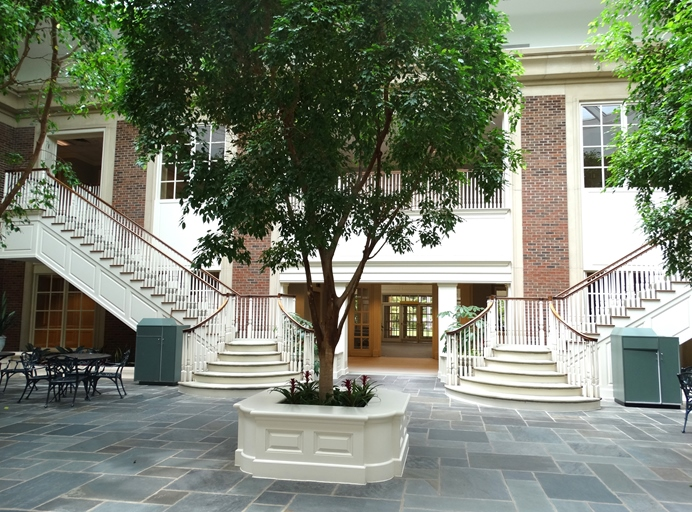
#> input picture trabalho1/img/im1.jpg, 692 x 512 px
$ python ipi_t1_q1.py
#> lines starting #> are read from the running program, lines starting #| are printed output that depends on the picture
import cv2 as cv
import numpy as np

def im_chscaledepth (img, bit_out, dim):
	if (len(img.shape) == 3):
		row, col, ch = img.shape
	else:
		row, col = img.shape
		#n_row = row*dim
		#n_col = col*dim
	period = int(256/2**bit_out)
	step = int(255//(2**bit_out-1))
	output = img.copy()
	output = (output//period)*step
	print(bit_out)

	cv.imshow('image', output)
	cv.waitKey(0)
	#cv.destroyAllWindows()

	return output


test1 = cv.imread("img/im1.jpg")
#> test1 is the input picture: shape (512, 692, 3); mean B, G, R 113.6, 129.9, 122.5
test2 = cv.imread("img/im1.jpg", cv.IMREAD_GRAYSCALE)
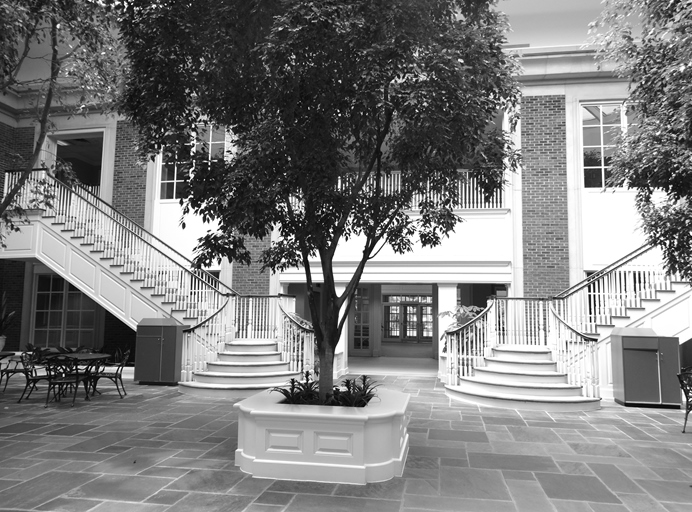
#> test2: shape (512, 692); min 0, max 255, mean 125.8

im_chscaledepth(test2,8,0)
im_chscaledepth(test2,7,0)
im_chscaledepth(test2,6,0)
im_chscaledepth(test2,5,0)
im_chscaledepth(test2,4,0)
im_chscaledepth(test2,3,0)
#> in im_chscaledepth (call 6), `output = (output//period)*step`:
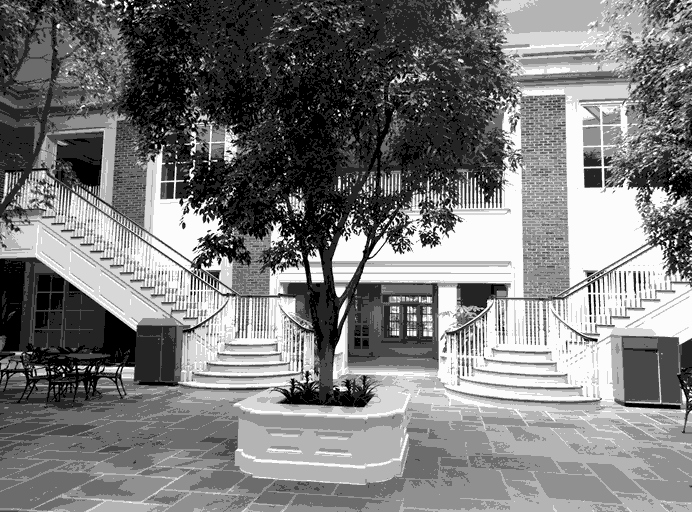
#> output: shape (512, 692); min 0, max 252, mean 122.7
im_chscaledepth(test2,2,0)
#> in im_chscaledepth (call 7), `output = (output//period)*step`:
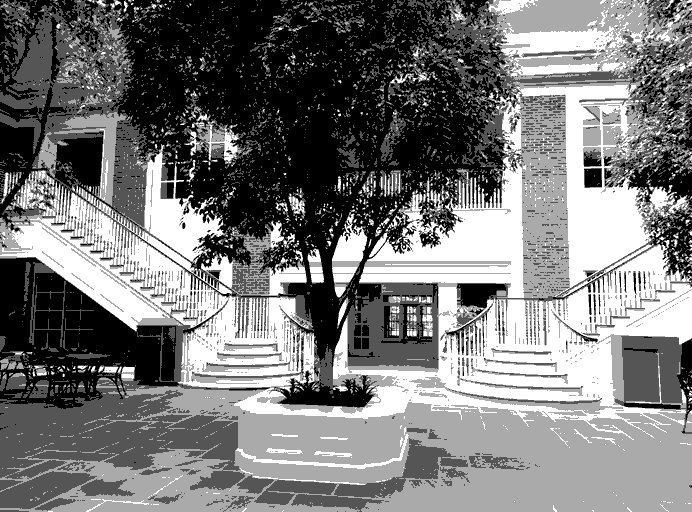
#> output: shape (512, 692); min 0, max 255, mean 120.6
im_chscaledepth(test2,1,0)
cv.destroyAllWindows()
